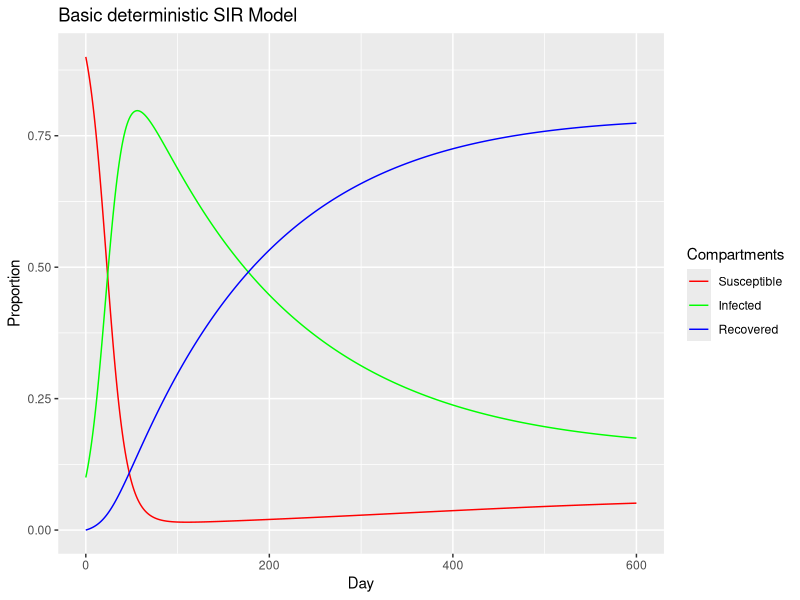

The R script that drew this image: (Note: this script raises an error after producing the figure.)
# SIR deterministic models in deSolve package
# one model with no pop dyn, and one with birth and deaths added 

library(deSolve)
library(ggplot2)


SIRmodel <- function(t,y, parms){
  # no pop dyn
  # returns a list of grads for ode() input
  with(as.list(c(y, parms)), {
    dS <- (-beta) * S * I
    dI <- beta * S * I - gamma * I
    dR <- gamma * I

    return(list(c(dS, dI, dR)))
    }
  )
}

SIR_birth_death <- function(t,y, parms){
  # pop dyn added
  # returns a list of grads for ode() input
  with(as.list(c(y, parms)), {
    dS <- b - beta * S * I             - d * S
    dI <-     beta * S * I - gamma * I - d * I
    dR <-                    gamma * I - d * R
    
    return(list(c(dS, dI, dR)))
  }
  )
}


solve_and_plot <- function(init, params, times, func){
  # solves ODES specified in func
  
  results <- as.data.frame(ode(y = init, times = times, func = func, parms = params))
  res_plot<-ggplot(results,aes(x=time))+
    geom_line(aes(y=S,colour="Susceptible"))+
    geom_line(aes(y=I,colour="Infected"))+
    geom_line(aes(y=R,colour="Recovered"))+
    ylab(label="Proportion")+
    xlab(label="Day")+
    ggtitle("Basic deterministic SIR Model")+
    scale_colour_manual("Compartments",
                        breaks=c("Susceptible","Infected","Recovered"),
                        values=c("red","green","blue"))
  
    return(list(results, res_plot))
}

# example of using it

init <- c(S = 0.9, I = 0.1, R=0.0)
params <- c(beta = 0.1, gamma = 0.005, d = 0.001 , b = 0.001)
times <- seq(0, 600, by = 1)

solve_and_plot(init, params, times, SIR_birth_death)
print(res_plot)
results
